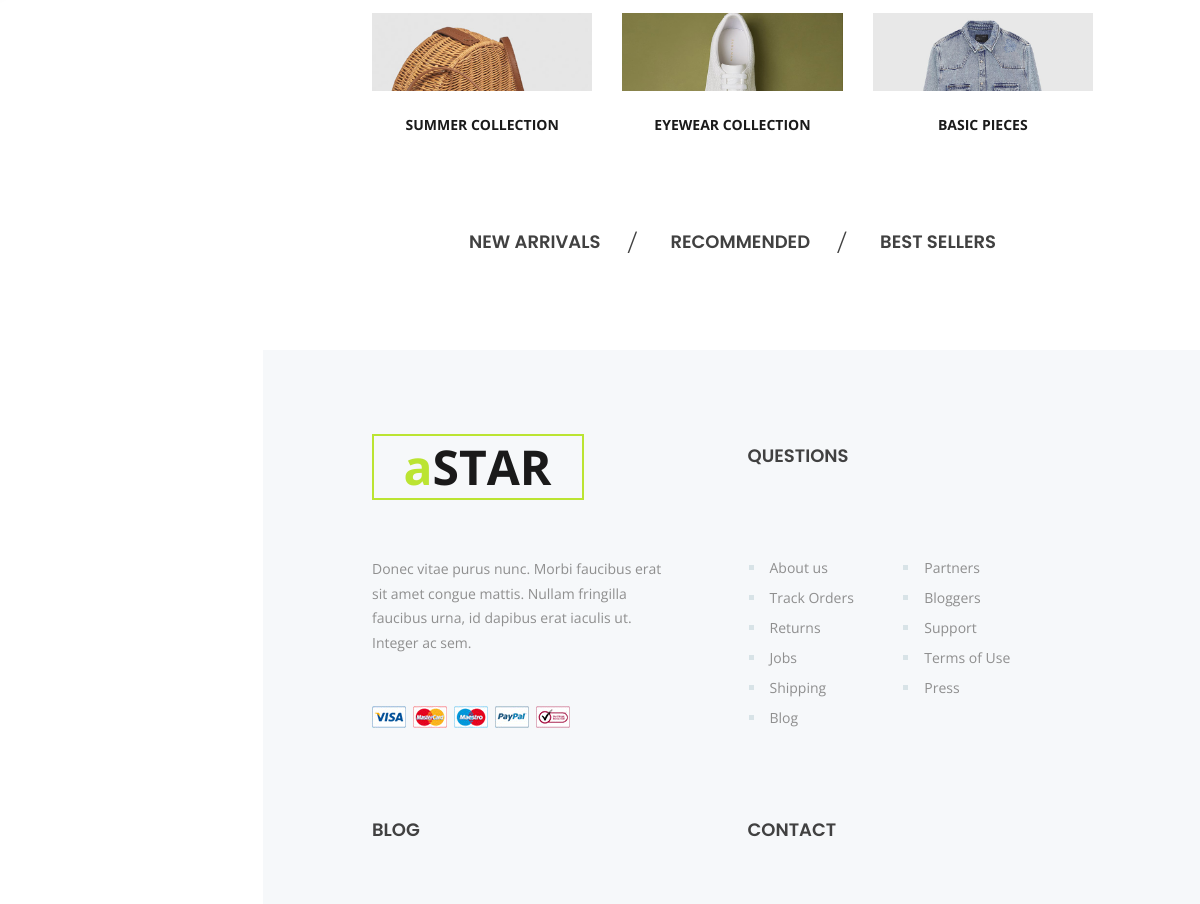
The app's page / (middle part), older data.
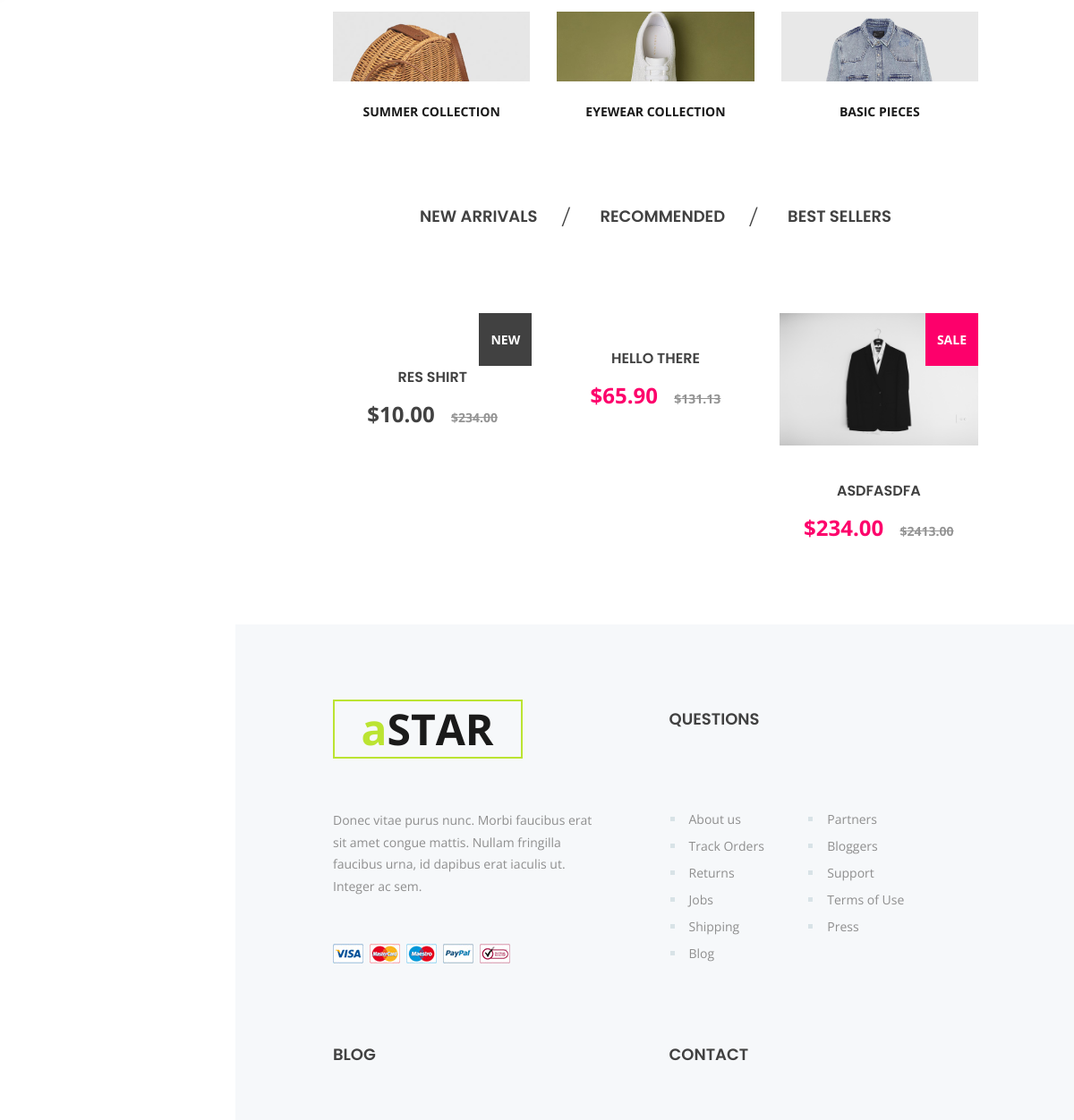
The same page, newer data.
### shop/models.py (models this page shows, shortened)
class Item(models.Model):
    user = models.ForeignKey(settings.AUTH_USER_MODEL,
                             on_delete=models.CASCADE)
    title = models.CharField(max_length=100)
    price = models.DecimalField(max_digits=10,decimal_places=2)
    discount_price = models.DecimalField(max_digits=10,decimal_places=2,null=True, blank=True, verbose_name='discount price')
    category = models.CharField(choices=CATEGORY_CHOICES, default=None, max_length=5)
    sub_category = models.CharField(choices=SUB_CATEGORY, default=None, max_length=6)
    label = models.CharField(choices=LABELS,default=None, null=True,
                             blank=True, max_length=4)
    description = models.CharField(max_length=2000)
    slug = models.SlugField()
    def get_absolute_url(self):
        return reverse("shop:product", kwargs={
            'pk': self.id,
            'slug': self.slug
        })

class ItemImages(models.Model):
    item = models.ForeignKey(Item, on_delete=models.CASCADE)
    image = models.ImageField(upload_to='shop/product_images', blank=True, null=True, verbose_name="")

### shop/views.py (the view)
# urls.py: path('', views.HomeView.as_view(), name='index'),
class HomeView(ListView):
    model = Item
    paginate_by = 15
    template_name = 'index.html'

### templates/index.html (shortened to what this page needs)
{% extends 'base.html' %}
{% load static %}
{% block head %}
<link rel="stylesheet" type="text/css" href="{% static 'css/main_styles.css' %}">
<link rel="stylesheet" type="text/css" href="{% static 'css/responsive.css' %}">
{% endblock %}
{% block content %}
<div class="boxes">
	<div class="section_container">
		<div class="container">
			<div class="row">
				<div class="col-lg-4 box_col">
					<div class="box">
						<div class="box_image"><img src="{% static 'images/box_1.jpg' %}" alt=""></div>
						<div class="box_title trans_200"><a href="categories">summer collection</a></div>
					</div>
				</div>
				<div class="col-lg-4 box_col">
					<div class="box">
						<div class="box_image"><img src="{% static 'images/box_2.jpg' %}" alt=""></div>
						<div class="box_title trans_200"><a href="categories">eyewear collection</a></div>
					</div>
				</div>
				<div class="col-lg-4 box_col">
					<div class="box">
						<div class="box_image"><img src="{% static 'images/box_3.jpg' %}" alt=""></div>
						<div class="box_title trans_200"><a href="categories">basic pieces</a></div>
					</div>
				</div>
			</div>
		</div>
	</div>
</div>
<div class="categories">
	<div class="section_container">
		<div class="container">
			<div class="row">
				<div class="col text-center">
					<div class="categories_list_container">
						<ul class="categories_list d-flex flex-row align-items-center justify-content-start">
							<li><a href="categories">new arrivals</a></li>
							<li><a href="categories">recommended</a></li>
							<li><a href="categories">best sellers</a></li>
						</ul>
					</div>
				</div>
			</div>
		</div>
	</div>
</div>
<div class="products">
	<div class="section_container">
		<div class="container">
			<div class="row">
				<div class="col">
					<div class="products_container grid">
						{% for every in object_list %}
						<div class="product grid-item {{ every.get_label_display }}">
							<div class="product_inner">
								<a href="{{ every.get_absolute_url }}">
									{% for each in every.itemimages_set.all %}
									{% if forloop.counter == 1 %}
									<div class="product_image">
										<img src="{{each.image.url}}" alt="">
										<div class="product_tag">{{ every.get_label_display }}</div>
									</div>
									{% endif %}
									{% endfor %}
									<div class="product_content text-center">
										<div class="product_title"><a
												href="{{ every.get_absolute_url }}">{{ every.title }}</a></div>
										{% if every.discount_price %}
										<div class="product_price">${{ every.discount_price }}
											<span><del>${{ every.price }}</del></span>
										</div>
										{% else %}
										<div class="product_price">${{ every.price }}</div>
										{% endif %}
								</a>
							</div>
						</div>
					</div>
					{% endfor %}
				</div>
			</div>
		</div>
	</div>
</div>
{% endblock %}

### templates/base.html (shortened to what this page needs)
<!DOCTYPE html>
<html lang="en">
{% load cart_template_tags %}
<head>
    {%load static%}
    <link rel="stylesheet" type="text/css" href="{% static 'css/bootstrap.css' %}">
    <link href="{% static 'plugins/font-awesome-4.7.0/css/font-awesome.min.css' %}" rel="stylesheet" type="text/css">
    <link rel="stylesheet" type="text/css" href="{% static 'plugins/OwlCarousel2-2.2.1/owl.carousel.css' %}">
    <link rel="stylesheet" type="text/css" href="{% static 'plugins/OwlCarousel2-2.2.1/owl.theme.default.css' %}">
    <link rel="stylesheet" type="text/css" href="{% static 'plugins/OwlCarousel2-2.2.1/animate.css' %}">
    <link rel="stylesheet" type="text/css" href="{% static 'css/style.css' %}">
    <link rel="stylesheet" type="text/css" href="{% static 'css/mdb.css' %}">
    <link href="{% static 'plugins/font-awesome-4.7.0/css/font-awesome.min.css' %}" rel="stylesheet" type="text/css">
    <link rel="stylesheet" href="https://use.fontawesome.com/releases/v5.11.2/css/all.css"> {% block head %} {% endblock %}
</head>
<body>
    <div class="super_container">
        {% block content %}
        {% endblock %}
        <footer class="footer">
            <div class="footer_content">
                <div class="section_container">
                    <div class="container">
                        <div class="row">
                            <div class="col-xxl-3 col-md-6 footer_col">
                                <div class="footer_about">
                                    <div class="footer_logo">
                                        <a href="#">
                                            <div>a<span>star</span></div>
                                        </a>
                                    </div>
                                    <div class="footer_about_text">
                                        <p>Donec vitae purus nunc. Morbi faucibus erat sit amet congue mattis. Nullam fringilla faucibus urna, id dapibus erat iaculis ut. Integer ac sem.</p>
                                    </div>
                                    <div class="cards">
                                        <ul class="d-flex flex-row align-items-center justify-content-start">
                                            <li>
                                                <a href="#"><img src="{% static 'images/card_1.jpg' %}" alt=""></a>
                                            </li>
                                            <li>
                                                <a href="#"><img src="{% static 'images/card_2.jpg' %}" alt=""></a>
                                            </li>
                                            <li>
                                                <a href="#"><img src="{% static 'images/card_3.jpg' %}" alt=""></a>
                                            </li>
                                            <li>
                                                <a href="#"><img src="{% static 'images/card_4.jpg' %}" alt=""></a>
                                            </li>
                                            <li>
                                                <a href="#"><img src="{% static 'images/card_5.jpg' %}" alt=""></a>
                                            </li>
                                        </ul>
                                    </div>
                                </div>
                            </div>
                            <div class="col-xxl-3 col-md-6 footer_col">
                                <div class="footer_questions">
                                    <div class="footer_title">questions</div>
                                    <div class="footer_list">
                                        <ul>
                                            <li><a href="#">About us</a></li>
                                            <li><a href="#">Track Orders</a></li>
                                            <li><a href="#">Returns</a></li>
                                            <li><a href="#">Jobs</a></li>
                                            <li><a href="#">Shipping</a></li>
                                            <li><a href="#">Blog</a></li>
                                            <li><a href="#">Partners</a></li>
                                            <li><a href="#">Bloggers</a></li>
                                            <li><a href="#">Support</a></li>
                                            <li><a href="#">Terms of Use</a></li>
                                            <li><a href="#">Press</a></li>
                                        </ul>
                                    </div>
                                </div>
                            </div>
                            <div class="col-xxl-3 col-md-6 footer_col">
                                <div class="footer_blog">
                                    <div class="footer_title">blog</div>
                                </div>
                            </div>
                            <div class="col-xxl-3 col-md-6 footer_col">
                                <div class="footer_contact">
                                    <div class="footer_title">contact</div>
                                </div>
                            </div>
                        </div>
                    </div>
                </div>
            </div>
        </footer>
        </div>
</body>
</html>

### static/css/style.css (style rules this page uses)
body { color: #2c3e50; font-family: 'Roboto', sans-serif; font-weight: 400; }

### static/css/responsive.css (style rules this page uses)
@media only screen and (max-width: 1600px) { .footer_about_text, .footer_questions, .footer_blog, .footer_contact { padding-right: 0; } }
@media only screen and (max-width: 1500px) { .footer_col:nth-last-child(n+3) { margin-bottom: 80px; } }
@media only screen and (max-width: 1500px) { .footer_about_text, .footer_questions, .footer_blog, .footer_contact { padding-right: 50px; } }
@media only screen and (max-width: 1440px) { .product { width: calc(100% / 3); } }

Row changes from the older to the newer data that the page shows:
added Item: label "NEW", title "RES SHIRT", discount_price "10.00", price "234.00"
added Item: title "HELLO THERE", discount_price "65.90", price "131.13"
added Item: label "SALE", title "ASDFASDFA", discount_price "234.00", price "2413.00"
added ItemImages: image (picture), shown under "ASDFASDFA"
